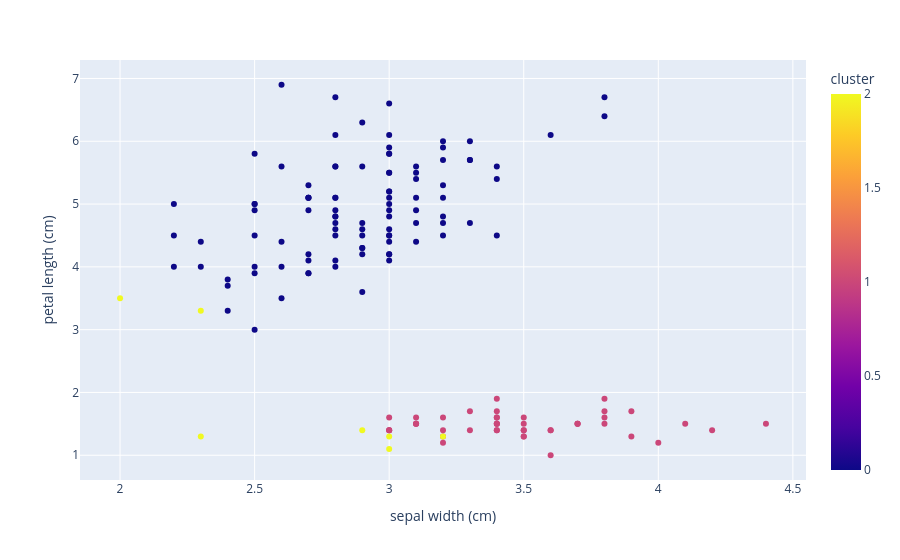

Notebook code for this chart:
### Code cell
px.scatter(df_iris, x='sepal width (cm)', y='petal length (cm)', color='cluster')

### Figure 1 — Plotly figure (JSON) as saved in the notebook; plotly's stock layout.template omitted (floating-point values rounded to 4 significant figures; data arrays with more than 128 entries replaced by an {"elided": "..."} marker saying what was removed)
{"data": [{"hovertemplate": "sepal width (cm)=%{x}<br>petal length (cm)=%{y}<br>cluster=%{marker.color}<extra></extra>", "legendgroup": "", "marker": {"color": {"elided": "150 int values"}, "coloraxis": "coloraxis", "symbol": "circle"}, "mode": "markers", "name": "", "orientation": "v", "showlegend": false, "type": "scatter", "x": {"elided": "150 float values"}, "xaxis": "x", "y": {"elided": "150 float values"}, "yaxis": "y"}], "layout": {"coloraxis": {"colorbar": {"title": {"text": "cluster"}}, "colorscale": [[0, "#0d0887"], [0.1111, "#46039f"], [0.2222, "#7201a8"], [0.3333, "#9c179e"], [0.4444, "#bd3786"], [0.5556, "#d8576b"], [0.6667, "#ed7953"], [0.7778, "#fb9f3a"], [0.8889, "#fdca26"], [1, "#f0f921"]]}, "legend": {"tracegroupgap": 0}, "margin": {"t": 60}, "xaxis": {"anchor": "y", "domain": [0, 1], "title": {"text": "sepal width (cm)"}}, "yaxis": {"anchor": "x", "domain": [0, 1], "title": {"text": "petal length (cm)"}}}}
